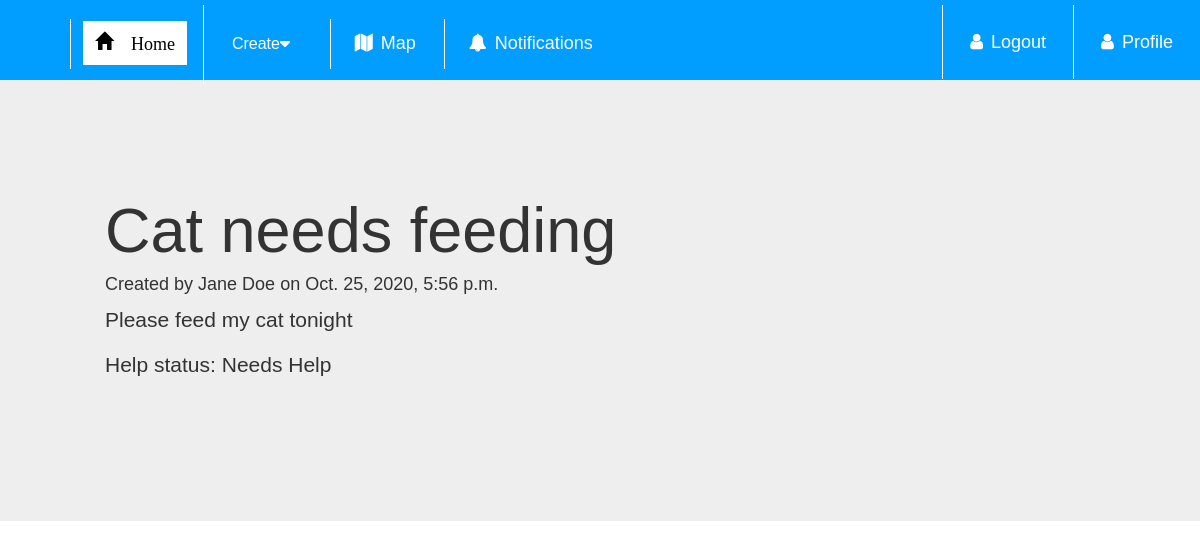
The page /post/8/ on the database its author committed.
### hello/models.py (models this page shows, shortened)
class Post(models.Model):
    post_title = models.CharField("Post Title", max_length=255)
    description = models.TextField("Description")
    help_status = models.TextField(choices=HELP_STATUS_CHOICES)
    poster = models.ForeignKey(User, on_delete=models.PROTECT, null=True)
    created_date = models.DateTimeField("Created Date", default=datetime.datetime.now, blank=True)
    class Meta:
        ordering = ['created_date']

class User(AbstractUser):
    username = None
    email = models.EmailField(_('email address'), unique=True)
    USERNAME_FIELD = 'email'
    REQUIRED_FIELDS = []
    objects = CustomUserManager()
    profile_picture = models.ImageField(blank=True, null=True, upload_to="i/")
    first_name = models.CharField(max_length=255)
    last_name = models.CharField(max_length=255)
    address = models.CharField(max_length=2225, default="Mount Albert, Auckland, New Zealand")
    class Meta:
        ordering = ['email']
    def get_name(self):
        return "" + self.first_name + " " + self.last_name

### hello/views.py (the view)
# urls.py: path(r'post/<int:post_id>/', views.post_detail, name='post_detail'),
def post_detail(request, post_id):
    post = get_object_or_404(Post, pk=post_id)
    return render(request, 'post_detail.html', {'post': post})

### hello/templates/post_detail.html
{% extends "home.html" %}
{% load static %}
{% block content %}
<h1>{{ post.post_title }}</h1>
<h4>Created by {{ post.poster.get_name }} on {{ post.created_date }}</h4>
<p>{{ post.description }}</p>
<p>Help status: {{ post.get_help_status_display }}</p>
{% endblock %}

### hello/templates/base.html (style rules this page uses)
body { margin:0; padding: 0; font-family: verdana, sans-serif; background-color: #FFFFFF; }

### rows shown on the page
Post: post_title "Cat needs feeding", poster.get_name "Jane Doe", created_date "Oct. 25, 2020, 5:56 p.m.", description "Please feed my cat tonight", help_status "Needs Help"
